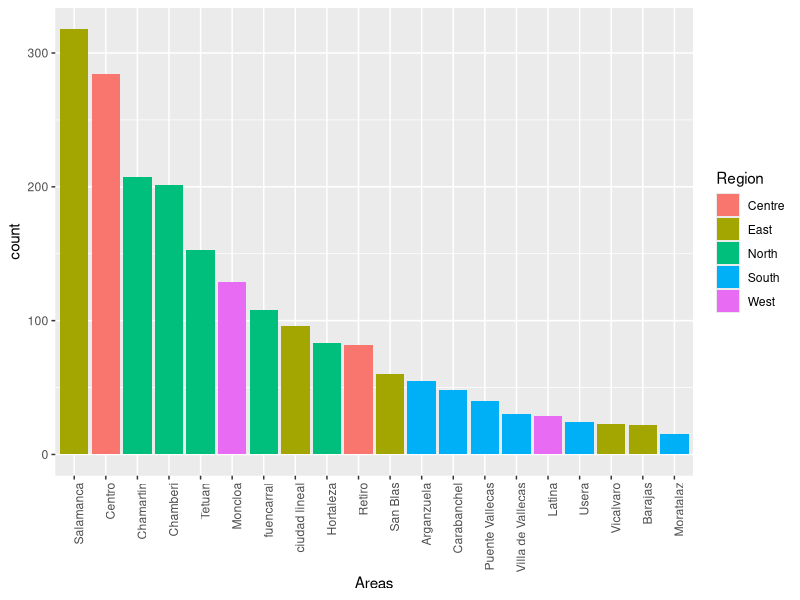
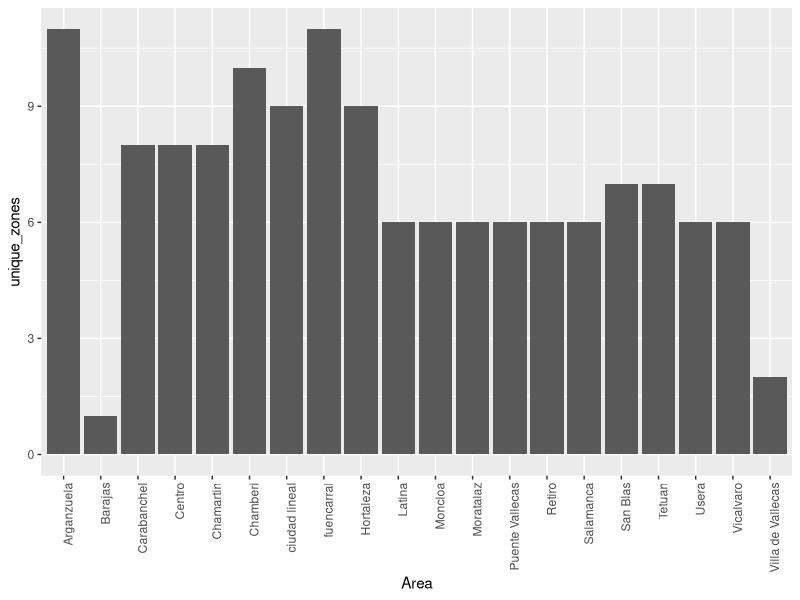
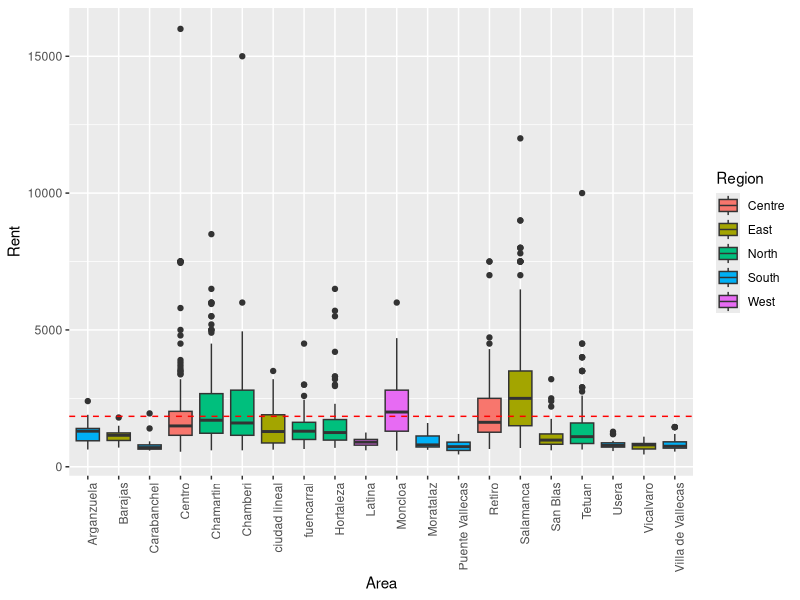
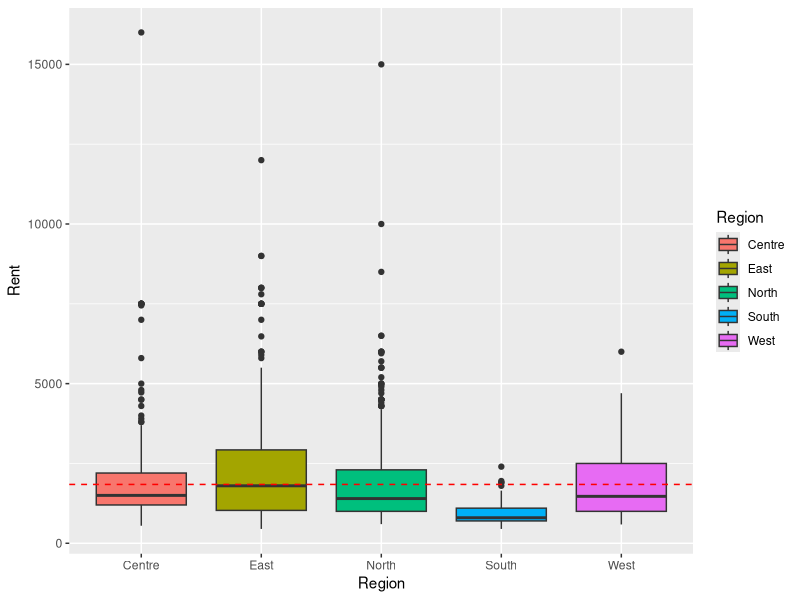
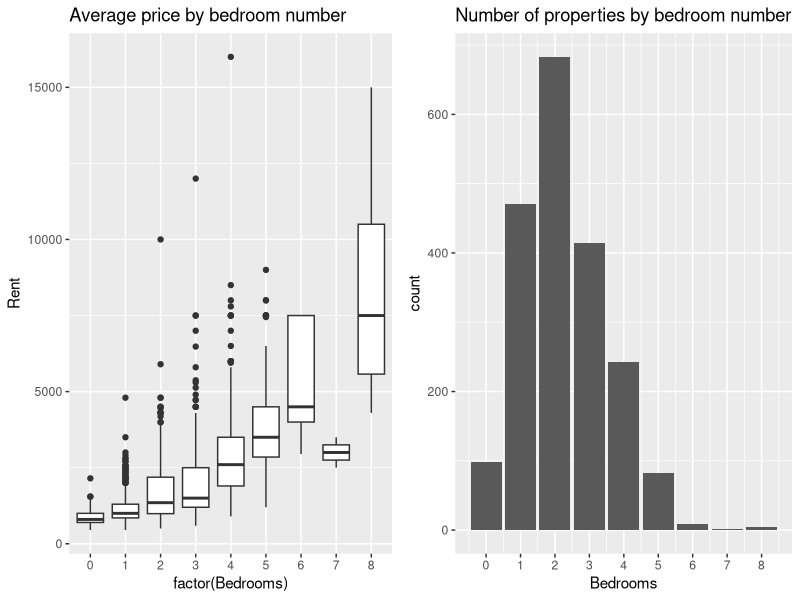
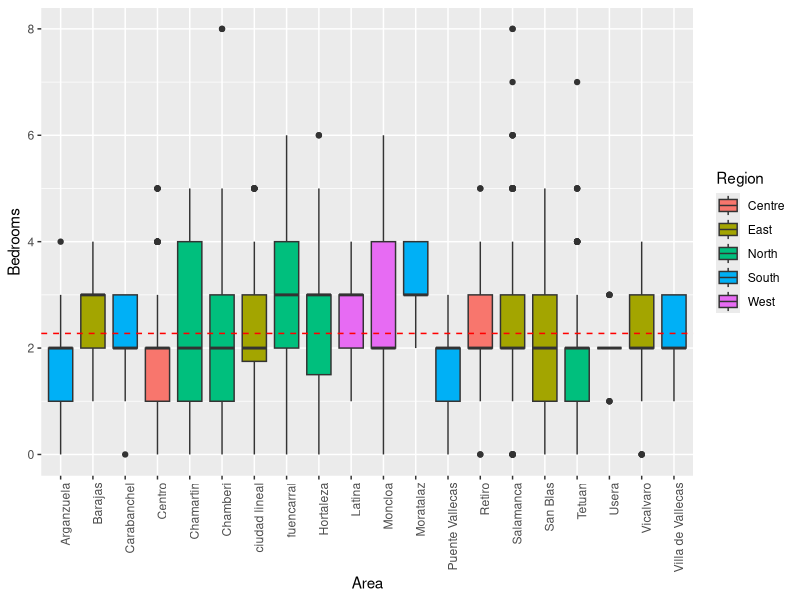
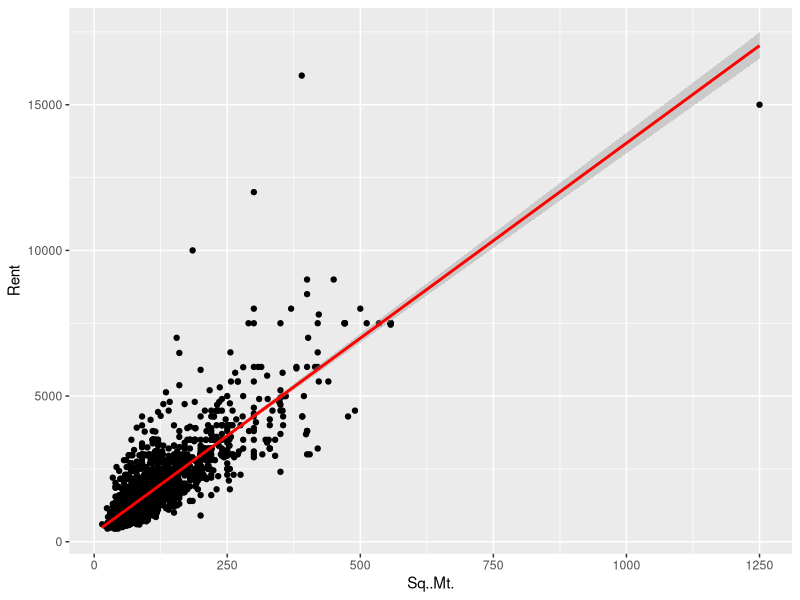
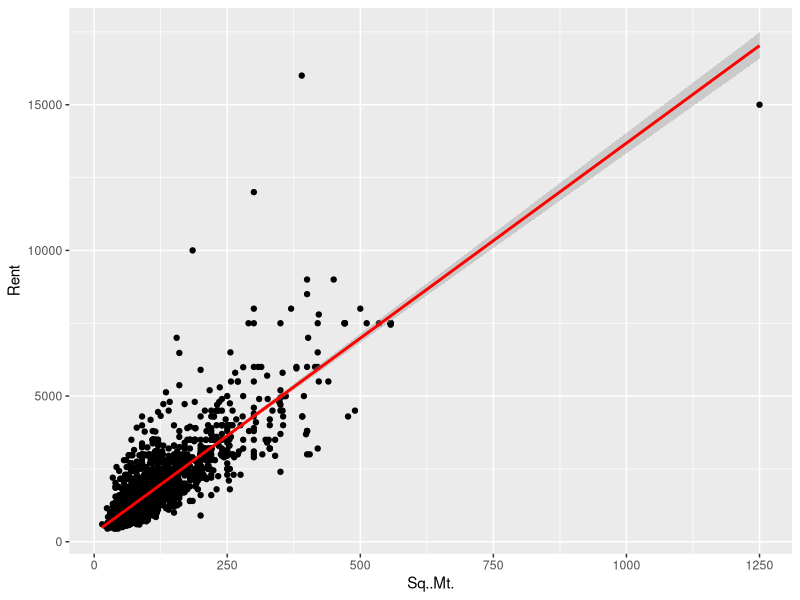

Here is the R script that generated these plots, in order: (Note: this script raises an error after producing the figures.)
## ---- chunk 1
knitr::opts_chunk$set(echo = TRUE)
getwd()
# setwd("/users/rahulsingh/Downloads")
library(dplyr)
library(ggplot2)
library(car)
library(gridExtra)
library(tidyr)
library(GGally)
getwd()
inp=read.csv("Houses_for_rent_madrid_v5.csv")
df=data.frame(inp)
str(df)
## ---- chunk 2
mean_price=mean(df$Rent)
df$Outer=factor(df$Outer)
df$Elevator=factor(df$Elevator)
df$Penthouse=factor(df$Penthouse)
df$Cottage=factor(df$Cottage)
df$Duplex=factor(df$Duplex)
df$Semi.detached=factor(df$Semi.detached)

df = df %>%
  mutate(floor_cat=ifelse(Floor<=5,1,ifelse(Floor>=6 & Floor<=10,2,3))) %>%
  mutate(bed_type = ifelse(Bedrooms<=2,1,ifelse(Bedrooms>=3 & Bedrooms<=4,2,3)))
df$floor_cat=factor(df$floor_cat)
df$Area=factor(df$Area)
df$bed_type=factor(df$bed_type)
str(df)

## ---- chunk 3
head(inp)
## ---- chunk 4
# missing data
sapply(df, function(x) sum(is.na(x)))
## ---- chunk 5
# impute cottages as first floor
df[is.na(df$Floor) & df$Cottage == 1,'Floor'] = 1
## ---- chunk 6
# create basement_gf variable: 1 if place is basement or groundfloor, 0 otherwise
table(df$Floor)

df <-
  df %>%
  mutate(basement_gf = ifelse(df$Floor == -1 | df$Floor == 0, 1, 0))

table(df$basement_gf)


## ---- chunk 7
# drop every other row
df <- na.omit(df)
## ---- chunk 8
# check missing values
sapply(df, function(x) sum(is.na(x)))
## ---- chunk 9
# number of listings by area
ggplot(df,aes(x=reorder(Area,Area,
                     function(x)-length(x)), fill = Region)) +
  geom_bar() + 
  theme(axis.text.x = element_text(angle = 90, hjust = 1)) +
  xlab("Areas")

table(df$Area)
## ---- chunk 10
# how many zones does each area have?
df %>%
  group_by(Area) %>%
  summarise(unique_zones = length(unique(Zone))) %>%
  arrange(desc(unique_zones)) %>%
  ggplot(aes(x = Area, y = unique_zones)) +
  geom_col() + 
  theme(axis.text.x = element_text(angle = 90, hjust = 1))
## ---- chunk 11
# rent price distribution by area?
ggplot(df, aes(x = Area, y = Rent, fill = Region)) +
  geom_boxplot() + 
  theme(axis.text.x = element_text(angle = 90, hjust = 1)) +
  geom_hline(yintercept = mean(df$Rent), color = I('red'), linetype = 2)
## ---- chunk 12
# rent prices by region?
ggplot(df, aes(x = Region, y = Rent, fill = Region)) +
  geom_boxplot() +
  geom_hline(yintercept = mean(df$Rent), color = I('red'), linetype = 2)
## ---- chunk 13
# rent prices for number of bedrooms?
grid.arrange(
  ggplot(df, aes(x = factor(Bedrooms), y = Rent)) +
    geom_boxplot() +
    ggtitle("Average price by bedroom number"),

  ggplot(df,aes(x = Bedrooms)) +
    geom_bar() +
    ggtitle("Number of properties by bedroom number") +
    scale_x_continuous(breaks = seq(0,8,1)),
  ncol = 2
)
## ---- chunk 14
# number of bedrooms by area
df %>%
  group_by(Area) %>%
  ggplot(aes(x = Area, y = Bedrooms, fill = Region)) +
  geom_boxplot() +
  theme(axis.text.x = element_text(angle = 90, hjust = 1)) +
  geom_hline(yintercept = mean(df$Bedrooms), color = I('red'), linetype = 2)
## ---- chunk 15
# does having a 'bigger' house increase the rent?
names(df)
ggplot(df, aes(x = Sq..Mt., y = Rent)) +
  geom_point() +
  geom_smooth(method = 'lm', color = I('red'))
## ---- chunk 16
ggplot(df, aes(x = Sq..Mt., y = Rent)) +
  geom_point() +
  geom_smooth(method = 'lm', color = I('red')) +
  coord_cartesian()
## ---- chunk 17
# type of house price difference?
grid.arrange(
ggplot(inp, aes(x = factor(Studio), y = Rent)) +
  geom_boxplot() +
  ggtitle('Rent: studio'),

ggplot(inp, aes(x = factor(Penthouse), y = Rent)) +
  geom_boxplot() +
  ggtitle('Rent: penthouse'),
ncol = 2
)
## ---- chunk 18
grid.arrange(
ggplot(inp, aes(x = factor(Cottage), y = Rent)) +
  geom_boxplot() +
  ggtitle('Rent: cottage'),

ggplot(inp, aes(x = factor(Duplex), y = Rent)) +
  geom_boxplot() +
  ggtitle('Rent: duplex'),

ggplot(inp, aes(x = factor(Semi.detached), y = Rent)) +
  geom_boxplot() +
  ggtitle('Rent: semi detached'),

ncol = 3
)
## ---- chunk 19
ggplot(inp, aes(x = Inside_M30)) +
  geom_bar()

mean_region_m30 <- inp %>%
  group_by(Inside_M30, Region) %>%
  summarise(mean_rent = mean(Rent))

grid.arrange(
ggplot(subset(mean_region_m30, Inside_M30 == 0), aes(x = Region, y = mean_rent, fill = Region)) +
  geom_col() +
  ggtitle("Mean rent regions out of M30"),

ggplot(subset(mean_region_m30, Inside_M30 == 1), aes(x = Region, y = mean_rent, fill = Region)) +
  geom_col() +
  ggtitle("Mean rent regions inside M30"),

ncol = 2
)
## ---- chunk 20
grid.arrange(
  ggplot(subset(inp, Inside_M30 == 0),
         aes(x = Region, y = Rent)) +
    geom_boxplot() +
    stat_summary(fun.y = mean, geom = 'point', color = I('red')) +
    ggtitle("Rent among Regions out of M30") +
    scale_y_continuous(breaks = seq(0, 17500, 2500), limit = c(0, 17000)),
  
  ggplot(subset(inp, Inside_M30 == 1),
         aes(x = Region, y = Rent)) +
    geom_boxplot() +
    stat_summary(fun.y = mean, geom = 'point', color = I('red')) +
    ggtitle("Rent among Regions inside M30")+
    scale_y_continuous(breaks = seq(0, 17500, 2500), limit = c(0, 17000)),
  
  ncol = 2
)
## ---- chunk 21
ggplot(df, aes(x))
## ---- chunk 22
library(MASS)
df_2 <- df %>%
  dplyr::select(-c(Id, Address, bed_type, Zone)) %>%
  na.omit()

null= lm(data = df_2, Rent ~ 1)  # empty model
full = lm(data = df_2, Rent ~ .) # full model

step = stepAIC(null, scope=list(lower=null, upper=full), direction = "forward", na.rm = T)
?stepAIC
step$anova
summary(step)
## ---- chunk 23
fit2= lm(data=df, Rent ~ Sq..Mt. + floor_cat + Penthouse + Cottage  + Region + Outer)
summary(fit2)
## ---- chunk 24
fit3= lm(data=df, Rent ~ Sq..Mt. + floor_cat + Cottage + Region + Duplex + Inside_M30)
summary(fit3)
## ---- chunk 25

fit4 = lm(data=df_2, Rent ~ Sq..Mt. + Area + Inside_M30 + Outer + Penthouse + Cottage + Studio + Bedrooms + Duplex)

summary(fit4)
anova(fit4)
#R2 = 0.7589

fit5 = lm (data=df_2, Rent ~ Sq..Mt. + Area + Inside_M30 + Outer + Penthouse + Cottage + Bedrooms)
summary (fit5)
anova(fit5)
#R2 = 0.7577

fit6 = lm (data = df_2, Rent ~ Sq..Mt. + Area + factor(Inside_M30) + Outer + Penthouse)
summary(fit6)
anova(fit6)
#R2 = 0.7574 

#So the best model (all IV significant) is model fit6

## ---- chunk 26
ggplot(df, aes(x = Rent)) +
  geom_histogram(color = I('white')) +
  ggtitle("Distribution of rent") +
  geom_vline(xintercept = mean(df$Rent), color = I('red'), linetype = 2) +
  geom_vline(xintercept = median(df$Rent), color = I('blue'), linetype = 2)
## ---- chunk 27
summary(df$Rent)
## ---- chunk 28
table(df$Area)
## ---- chunk 29

#heterocedasticity

qplot(predict(fit6), rstandard(fit6)) + geom_hline(yintercept = 0) + geom_hline(yintercept = 2, colour=I("red"), alpha=I(0.05)) + geom_hline(yintercept = -2, colour=I("red"), alpha=I(0.05))


qplot(predict(fit6), rstandard(fit6)) + geom_hline(yintercept = 0) + geom_hline(yintercept = 2, colour=I("red"), alpha=I(0.05)) + geom_hline(yintercept = -2, colour=I("red"), alpha=I(0.05))

#normality of residuals

q1 = qplot(rstandard(fit6), geom="blank") + geom_histogram(aes(y=..density..), colour=I("gray"), binwidth=0.5)+ stat_function(fun=dnorm, args=list(mean=0, sd=1), colour=I("red"), alpha=I(0.5))

q2 = qplot(sample=rstandard(fit6)) +
  geom_abline(slope=1,intercept=0)

grid.arrange(q1, q2, nrow=1)


#independence of residuals

durbinWatsonTest(fit6)


#Global Linear Model Assumptions

gvlma(fit6)


## ---- chunk 30
#Multicollinearity

vif(fit6)

#Result is not > 5 for any variable so there is no collinearity.

#Outliers

outlierTest(fit6)

#There are significant outliers.


## ---- chunk 31
ggplot(df, aes(x = factor(Cottage), y = Rent)) +
  geom_boxplot()
